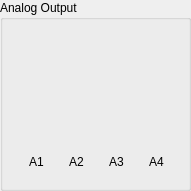
  <widget class="QGroupBox" name="groupBox_4">
   <property name="geometry">
    <rect>
     <x>410</x>
     <y>10</y>
     <width>191</width>
     <height>191</height>
    </rect>
   </property>
   <property name="title">
    <string>Analog Output</string>
   </property>
   <widget class="QLabel" name="label_21">
    <property name="geometry">
     <rect>
      <x>20</x>
      <y>150</y>
      <width>33</width>
      <height>23</height>
     </rect>
    </property>
    <property name="lineWidth">
     <number>1</number>
    </property>
    <property name="text">
     <string>A1</string>
    </property>
    <property name="alignment">
     <set>Qt::AlignCenter</set>
    </property>
   </widget>
   <widget class="VolumeWidget" name="Meter_Out_4" native="true">
    <property name="geometry">
     <rect>
      <x>140</x>
      <y>20</y>
      <width>33</width>
      <height>121</height>
     </rect>
    </property>
    <property name="MaxValue" stdset="0">
     <number>0</number>
    </property>
    <property name="MinValue" stdset="0">
     <number>-70</number>
    </property>
    <property name="SingleTrack" stdset="0">
     <bool>true</bool>
    </property>
    <property name="ScaleLabel" stdset="0">
     <bool>true</bool>
    </property>
   </widget>
   <widget class="VolumeWidget" name="Meter_Out_2" native="true">
    <property name="geometry">
     <rect>
      <x>60</x>
      <y>20</y>
      <width>33</width>
      <height>121</height>
     </rect>
    </property>
    <property name="MaxValue" stdset="0">
     <number>0</number>
    </property>
    <property name="MinValue" stdset="0">
     <number>-70</number>
    </property>
    <property name="SingleTrack" stdset="0">
     <bool>true</bool>
    </property>
    <property name="ScaleLabel" stdset="0">
     <bool>true</bool>
    </property>
   </widget>
   <widget class="QLabel" name="label_18">
    <property name="geometry">
     <rect>
      <x>60</x>
      <y>150</y>
      <width>33</width>
      <height>23</height>
     </rect>
    </property>
    <property name="lineWidth">
     <number>1</number>
    </property>
    <property name="text">
     <string>A2</string>
    </property>
    <property name="alignment">
     <set>Qt::AlignCenter</set>
    </property>
   </widget>
   <widget class="QLabel" name="label_19">
    <property name="geometry">
     <rect>
      <x>100</x>
      <y>150</y>
      <width>33</width>
      <height>23</height>
     </rect>
    </property>
    <property name="lineWidth">
     <number>1</number>
    </property>
    <property name="text">
     <string>A3</string>
    </property>
    <property name="alignment">
     <set>Qt::AlignCenter</set>
    </property>
   </widget>
   <widget class="VolumeWidget" name="Meter_Out_1" native="true">
    <property name="geometry">
     <rect>
      <x>20</x>
      <y>20</y>
      <width>33</width>
      <height>121</height>
     </rect>
    </property>
    <property name="MaxValue" stdset="0">
     <number>0</number>
    </property>
    <property name="MinValue" stdset="0">
     <number>-70</number>
    </property>
    <property name="SingleTrack" stdset="0">
     <bool>true</bool>
    </property>
    <property name="ScaleLabel" stdset="0">
     <bool>true</bool>
    </property>
   </widget>
   <widget class="VolumeWidget" name="Meter_Out_3" native="true">
    <property name="geometry">
     <rect>
      <x>100</x>
      <y>20</y>
      <width>33</width>
      <height>121</height>
     </rect>
    </property>
    <property name="MaxValue" stdset="0">
     <number>0</number>
    </property>
    <property name="MinValue" stdset="0">
     <number>-70</number>
    </property>
    <property name="SingleTrack" stdset="0">
     <bool>true</bool>
    </property>
    <property name="ScaleLabel" stdset="0">
     <bool>true</bool>
    </property>
   </widget>
   <widget class="QLabel" name="label_17">
    <property name="geometry">
     <rect>
      <x>140</x>
      <y>150</y>
      <width>33</width>
      <height>23</height>
     </rect>
    </property>
    <property name="lineWidth">
     <number>1</number>
    </property>
    <property name="text">
     <string>A4</string>
    </property>
    <property name="alignment">
     <set>Qt::AlignCenter</set>
    </property>
   </widget>
  </widget>
